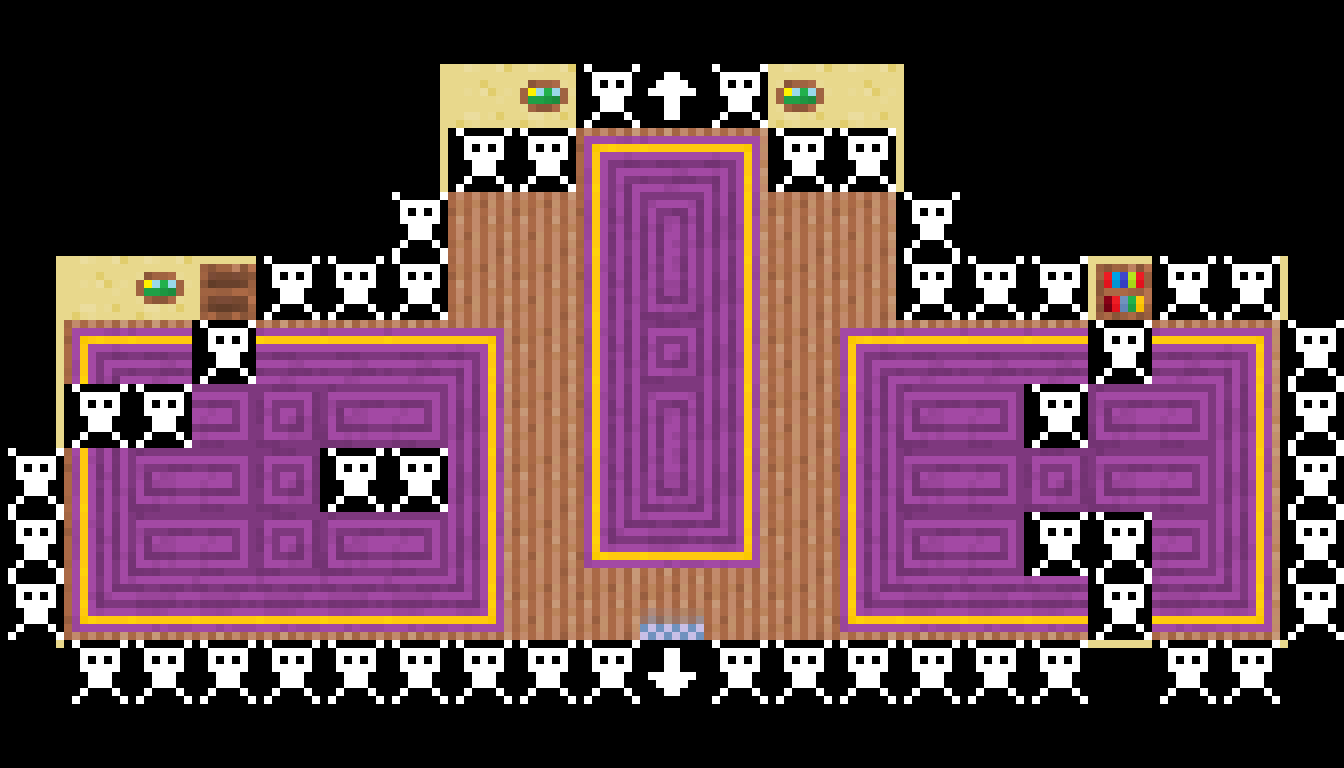

A 2D game scene composited from a Tiled map and its tileset images. What follows is a short description and the map's XML, with each tile layer's data collapsed to a summary:
An orthogonal 21x12 tile map with 64x64 px tiles, 4 tile layers (Tile Layer 1, obj, collide, top).

<map version="1.0" orientation="orthogonal" width="21" height="12" tilewidth="64" tileheight="64">
 <tileset firstgid="1" name="desert-inside" tilewidth="64" tileheight="64" spacing="2" margin="1">
  <image source="gfx/desert-inside.png" width="528" height="528" />
  <tile id="60">
   <properties>
    <property name="down" value="" />
   </properties>
  </tile>
  <tile id="61">
   <properties>
    <property name="up" value="" />
   </properties>
  </tile>
  <tile id="63">
   <properties>
    <property name="collision" value="" />
   </properties>
  </tile>
 </tileset>
 <layer name="Tile Layer 1" width="21" height="12">
  <data>[252 cells, 252 non-empty, 26 distinct tile ids]</data>
 </layer>
 <layer name="obj" width="21" height="12">
  <data>[252 cells, 14 non-empty, 2 distinct tile ids]</data>
 </layer>
 <layer name="collide" width="21" height="12">
  <data>[252 cells, 53 non-empty, 3 distinct tile ids]</data>
 </layer>
 <layer name="top" width="21" height="12">
  <data>[252 cells, 0 non-empty, 0 distinct tile ids]</data>
 </layer>
</map>